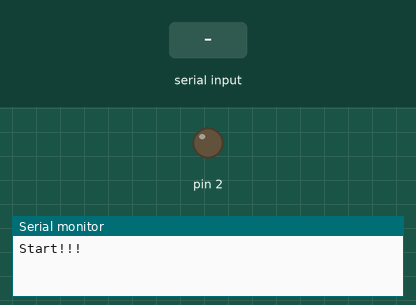
This sketch was run on a simulated Arduino Uno, built with avr-gcc and run on an emulated ATmega328P. Shown: output pins drawn as LEDs (lit = HIGH), the last lines printed to the serial monitor. The test bench sets the inputs (shaded band).

Above: at 1.2 s.
1.3 s: "!" received over Serial
At 1.4 s:
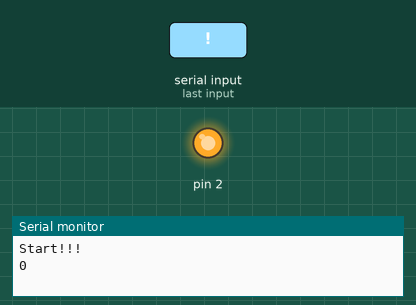
Timing chart, 0 to 4.3 s (numbered marks = the images above; inputs shaded):
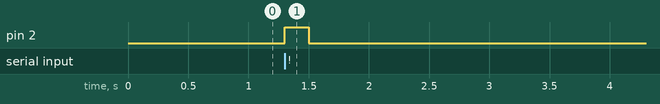

Measured:
- after the input at 1.3 s, pin 2: LOW → HIGH at once, → LOW 0.20 s later

The sketch:

mTx.ino
```cpp
int b[7];
char sume = 0, c[256];
void setup() {
  // put your setup code here, to run once:
  pinMode(2, OUTPUT);
  Serial.begin(9600);
  Serial.print("Start!!!\n");
}

void loop() {
  // put your main code here, to run repeatedly:
  if(Serial.available()){
    char data = Serial.read();
    Serial.print(Serial.available());
    if(data == '!'){
      Encoder();
      Serial.print("\nSended message: ");
      for(int i = 0; i < sume; i++)
        Serial.print(c[i]);
      sume = 0;
    }
    else{
      c[sume] = data;
      sume++;
    }
  }
}
  // Convert char to binary and crate pwm
void Encoder(){
  digitalWrite(2, 1);
  delay(200);
  digitalWrite(2, 0);
  delay(1000);
  for(int i = 0; i < sume; i++){
    for(int j = 6; j >= 0; j--){
      b[j] = (c[i] >> j) & 1;
      digitalWrite(2, b[j]);
      Serial.print(b[j]);
      delay(200);
      digitalWrite(2, 0);
      delay(1000);
    }
    Serial.println(c[i]);
  }
  digitalWrite(2, 0);
}
```
